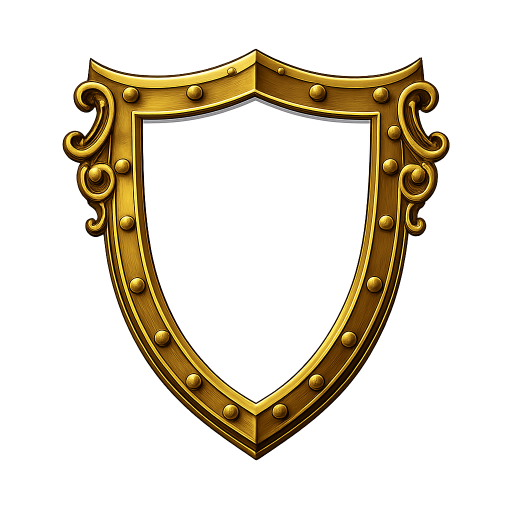
#> input picture tools/clans/source/shield-bronze.png, 1024 x 1024 px (shown at 1/2 size); its folder holds only this picture in this run
$ python build-shield.py
#> lines starting #> are read from the running program, lines starting #| are printed output that depends on the picture; after the words box and inside, x2 and y2 are one past the last pixel; in counts of white or black regions, pixels touching at a corner belong together
"""
The clan coats of arms (gpt-image-1.5 art, tools/clans/source/shield-<style>.png: a shield with a flat white or an empty field):
  public/assets/ui/clan-shield-<style>.webp        the rim with the field cut out (256×256)
  public/assets/ui/clan-shield-<style>-field.webp  the field as a white mask (a little wider, it hides under the rim);
                                                   client/art/emblems.tsx paints it in the clan colour
Prints, per style, the box for the symbol in the 64-unit emblem viewBox (copy it into SHIELDS in emblems.tsx).
Run from the repo root: python3 tools/clans/build-shield.py
"""
import glob, os
from collections import deque
import numpy as np
from PIL import Image, ImageFilter
from scipy import ndimage

S = 256


def find_field(sq, style):
    """the field: white or see-through pixels joined to the middle, walled in by the rim"""
    a = np.array(sq).astype(int)
    open_px = ((a[..., 0] > 200) & (a[..., 1] > 200) & (a[..., 2] > 190)) | (a[..., 3] < 60)
    h, w = open_px.shape
    field = np.zeros_like(open_px)
    q = deque([(int(h * 0.48), w // 2)])
    while q:
        y, x = q.popleft()
        if not (0 <= y < h and 0 <= x < w):
            raise SystemExit(f"{style}: the field leaks out of the rim")
        if open_px[y, x] and not field[y, x]:
            field[y, x] = True
            q.extend(((y + 1, x), (y - 1, x), (y, x + 1), (y, x - 1)))
    return field


for f in sorted(glob.glob("tools/clans/source/shield-*.png")):
    style = os.path.basename(f)[7:-4]
    im = Image.open(f).convert("RGBA")
#> im is the input picture: PIL image 1024x1024 RGBA; mean R, G, B, A 135.3, 118.2, 85.8, 102.6
    im = im.crop(im.getbbox())
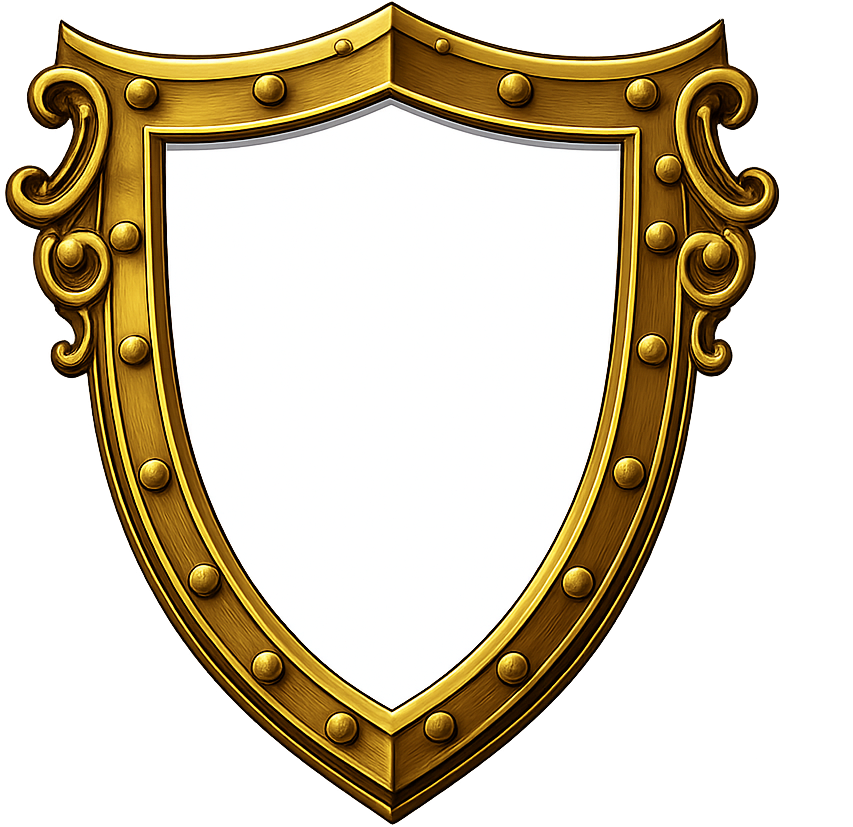
#> im: PIL image 853x827 RGBA; mean R, G, B, A 152.2, 133.3, 97.7, 152.6; transparent parts drawn white
    side, dx = round(max(im.size) * 1.08), 0
#> side = 921; dx = 0
    for _ in range(2):  # the second pass: a tight square with the field in the middle
        sq = Image.new("RGBA", (side, side))
        sq.alpha_composite(im, ((side - im.width) // 2 + dx, (side - im.height) // 2))
        field = find_field(sq, style)
        xs = np.where(field.any(0))[0]
        shift = round(side / 2 - (xs.min() + xs.max()) / 2)
        dx += shift
        side = max(im.size) + 2 * abs(dx) + 6
#> this loop made 2 passes
#> (shift, dx, side) on passes 1 to 2: (34, 34, 927), (0, 34, 927)
#> pass 1, in find_field, `a = np.array(sq).astype(int)`:
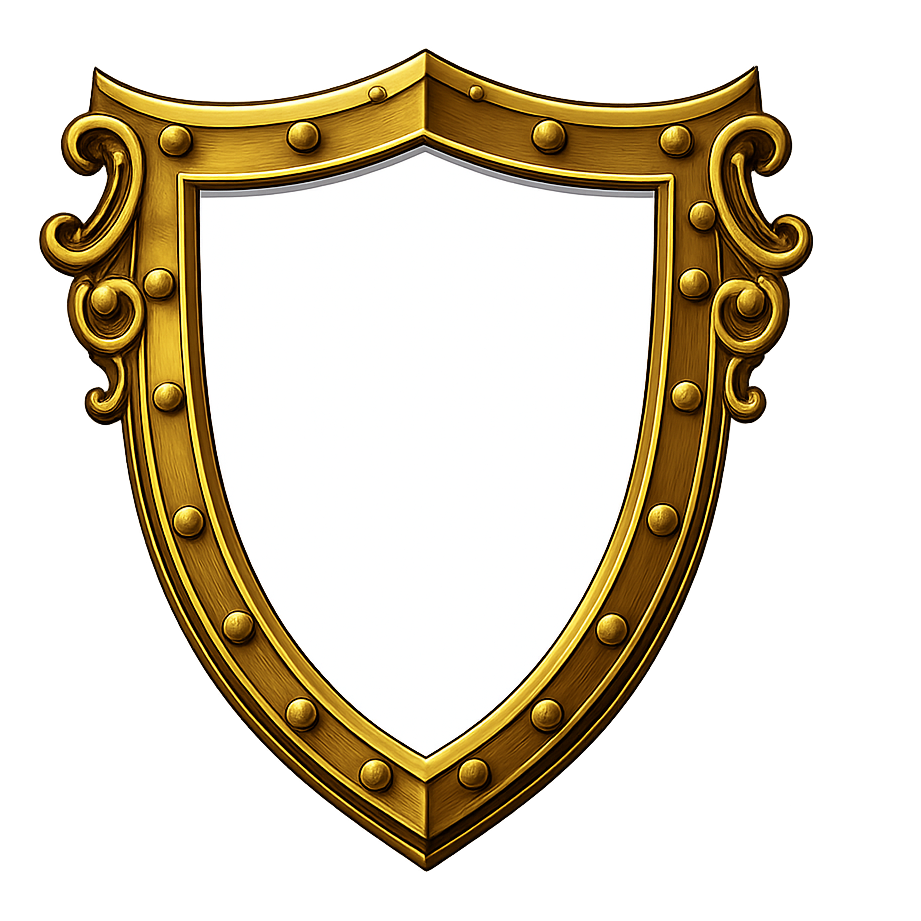
#> a: shape (921, 921, 4) int64; mean R, G, B, A 94.8, 85.9, 68, 126.9; transparent parts drawn white
#> pass 1, in find_field, `open_px = ((a[..., 0] > 200) & (a[..., 1] > 200) & (a[..., 2] > 190)) ..`:
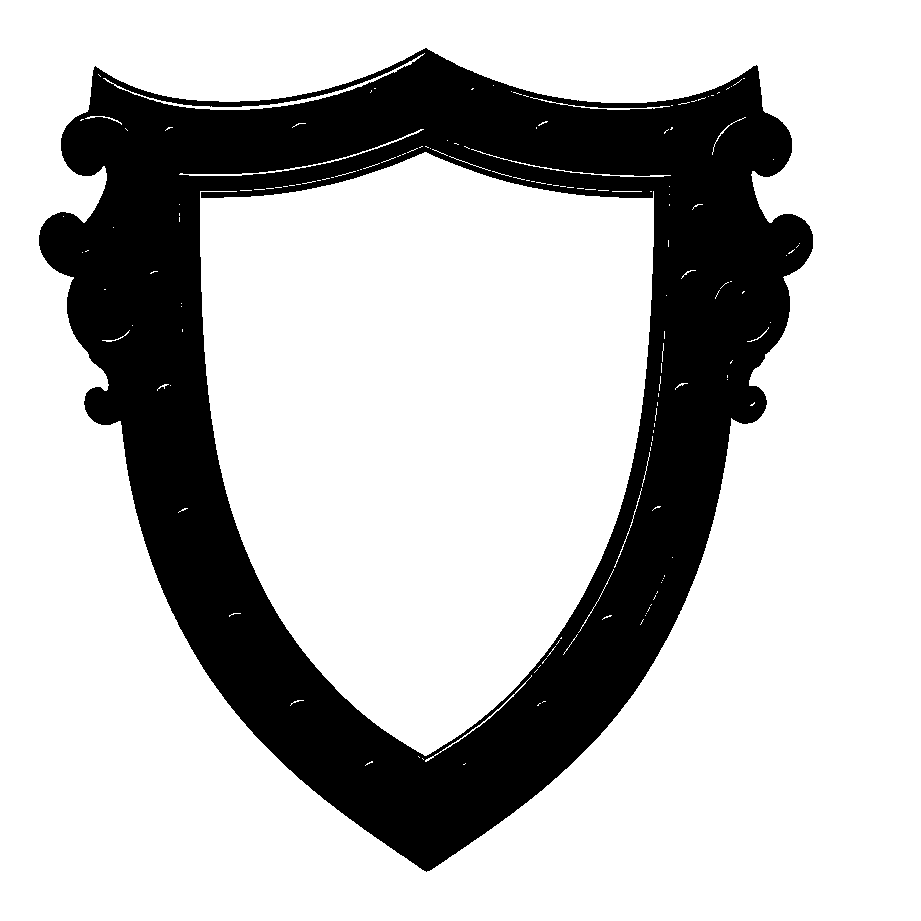
#> open_px: shape (921, 921) bool; 74.5% white; 1 black region, box (x1, y1, x2, y2) and area: (39, 48, 813, 872) 216198
#> pass 1, `field = find_field(sq, style)`:
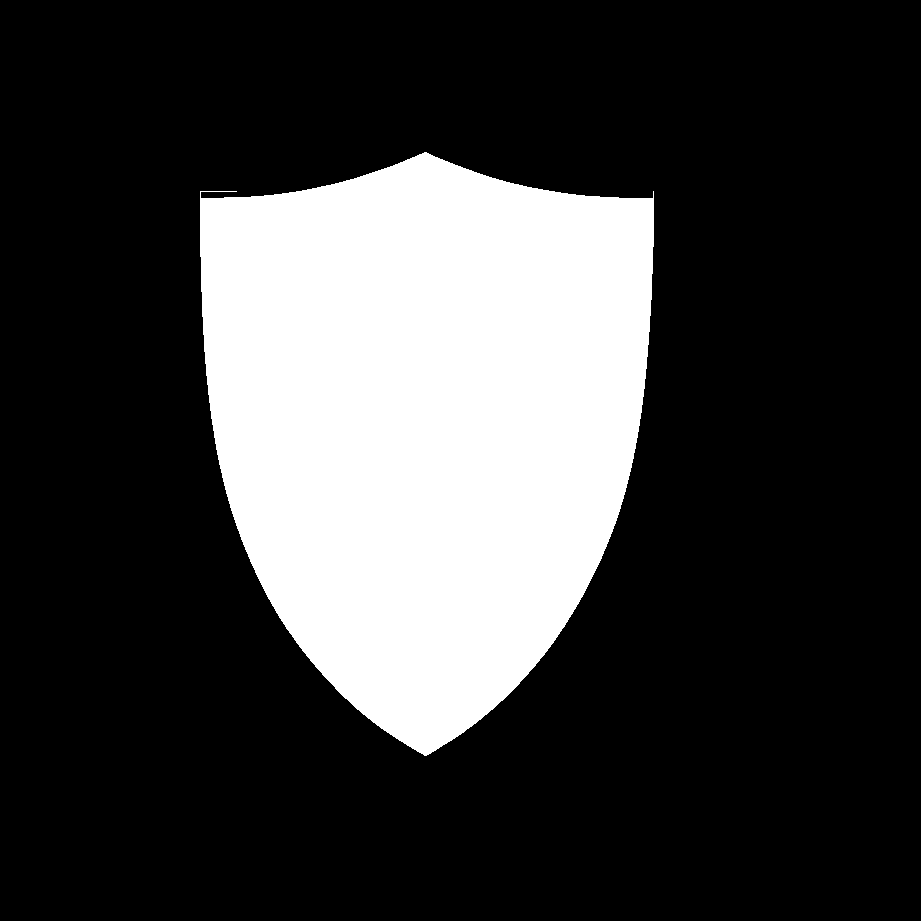
#> field: shape (921, 921) bool; 24% white; 1 white region, box (x1, y1, x2, y2) and area: (200, 152, 654, 756) 203311
#> after the loop:
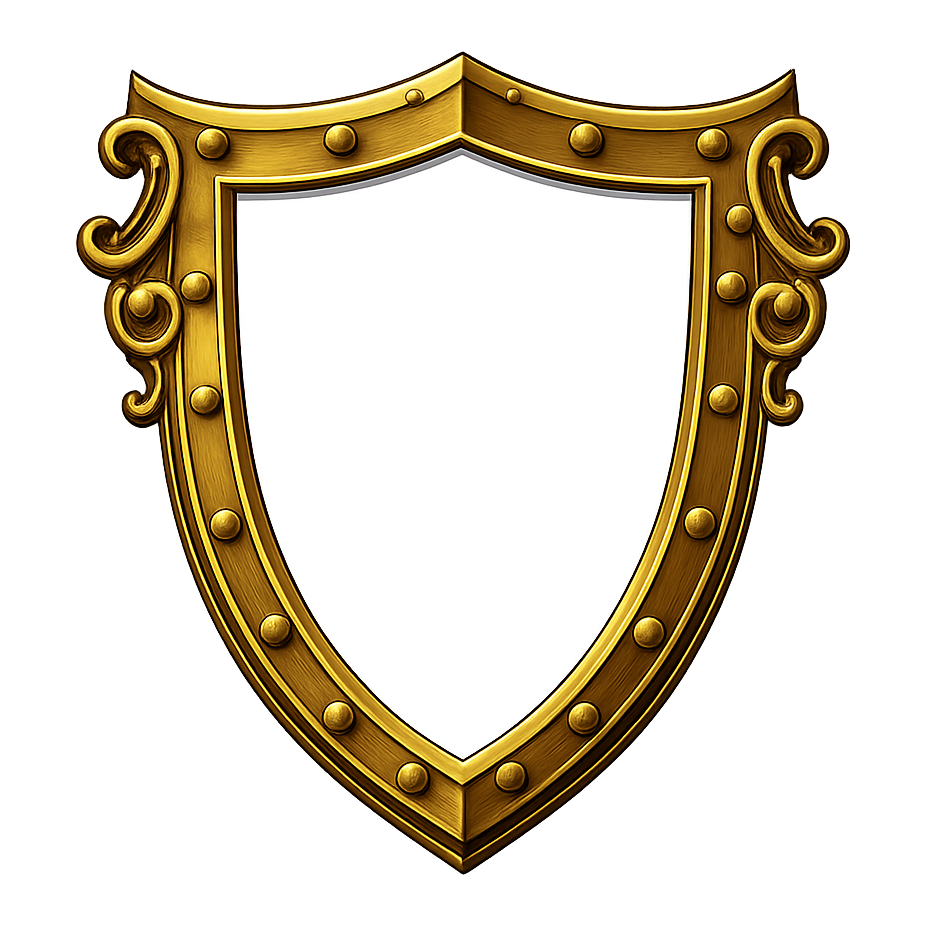
#> sq: PIL image 927x927 RGBA; mean R, G, B, A 93.5, 84.8, 67.2, 125.2; transparent parts drawn white
#> after the loop, dx = 34
    fm = Image.fromarray((field * 255).astype("uint8"))
#> fm: PIL image 927x927 L; 23.7% white; 1 white region, box (x1, y1, x2, y2) and area: (237, 155, 691, 759) 203311
    cut = fm.filter(ImageFilter.MaxFilter(5))      # a hair wider than the white: no white halo
#> cut: PIL image 927x927 L; 24.2% white; 1 white region, box (x1, y1, x2, y2) and area: (235, 153, 693, 761) 207759
    under = fm.filter(ImageFilter.MaxFilter(15))    # the colour reaches under the rim: no gaps
#> under: PIL image 927x927 L; 25.5% white; 1 white region, box (x1, y1, x2, y2) and area: (230, 148, 698, 766) 218704
    rim = sq.copy()
    alpha = np.array(rim.getchannel("A"))
    alpha[np.array(cut) > 0] = 0
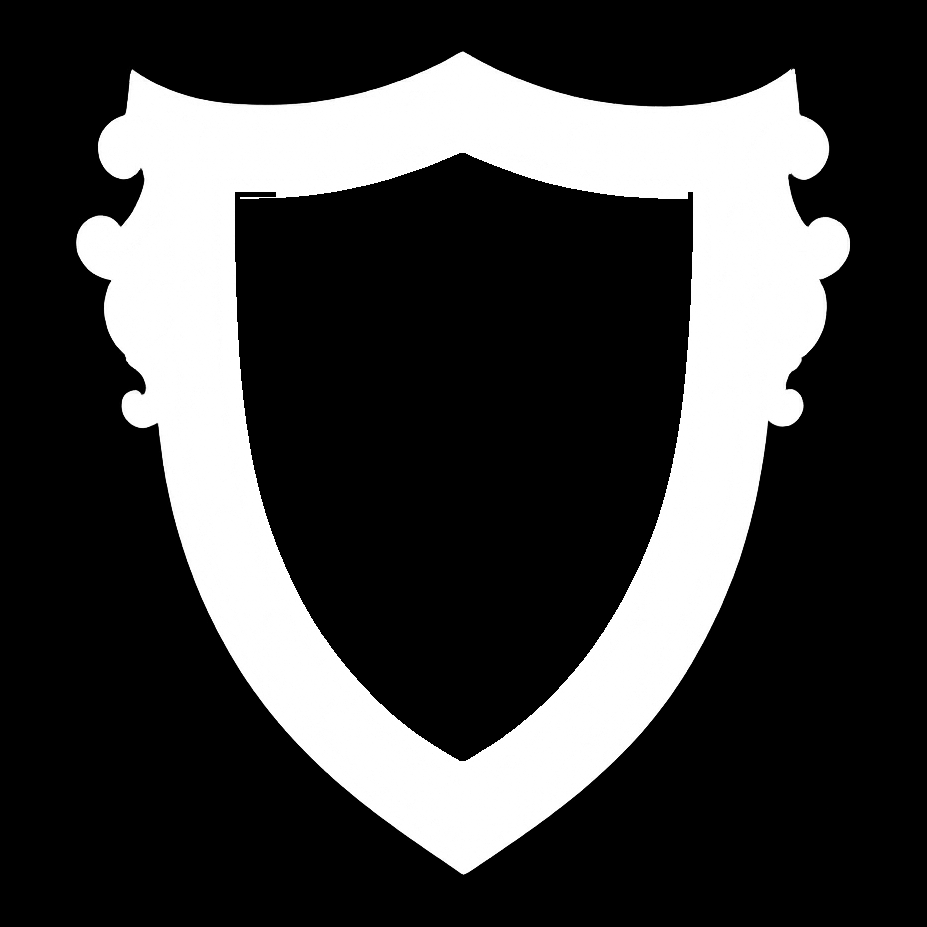
#> alpha: shape (927, 927); min 0, max 255, mean 63.6
    rim.putalpha(Image.fromarray(alpha))
    rim.resize((S, S), Image.LANCZOS).save(f"public/assets/ui/clan-shield-{style}.webp", quality=90, method=6)
    mask = Image.new("RGBA", sq.size, (255, 255, 255, 0))
    mask.putalpha(under)
    mask.resize((S, S), Image.LANCZOS).save(f"public/assets/ui/clan-shield-{style}-field.webp", quality=90, method=6)
    # the symbol: centred on the deepest point of the field (distance transform), sized by that depth
    fa = np.array(mask.resize((S, S), Image.LANCZOS).getchannel("A")) > 128
#> fa: shape (256, 256) bool; 25.4% white; 1 white region, box (x1, y1, x2, y2) and area: (63, 41, 193, 212) 16662
    fa = ndimage.binary_erosion(fa, iterations=3)     # undo the widening under the rim
#> fa: shape (256, 256) bool; 23.3% white; 1 white region, box (x1, y1, x2, y2) and area: (67, 44, 190, 209) 15293
    d = ndimage.distance_transform_edt(fa)
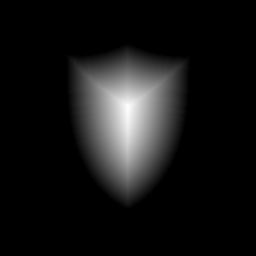
#> d: shape (256, 256) float64; min 0, max 59.03, mean 5; drawn with min black and max white
    yy, _ = np.unravel_index(d.argmax(), d.shape)
#> yy = 106
    k = 64 / S
    print(f'  {style}: {{ cy: {yy * k:.1f}, r: {d.max() * k:.1f} }},')
#|   bronze: { cy: 26.5, r: 14.8 },

$ run again, on tools/clans/source/shield-round.png
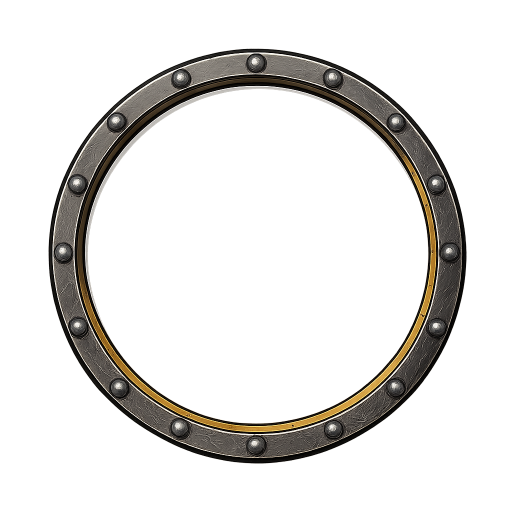
#> input picture tools/clans/source/shield-round.png, 1024 x 1024 px (shown at 1/2 size)
#> im is the input picture: PIL image 1024x1024 RGBA; mean R, G, B, A 109.3, 103.7, 93.5, 45.3
#> im: PIL image 840x871 RGBA
#> the loop `for _ in range(2):` made 2 passes
#> (shift, dx, side) on passes 1 to 2: (1, 1, 879), (0, 1, 879)
#> pass 1, `field = find_field(sq, style)`:
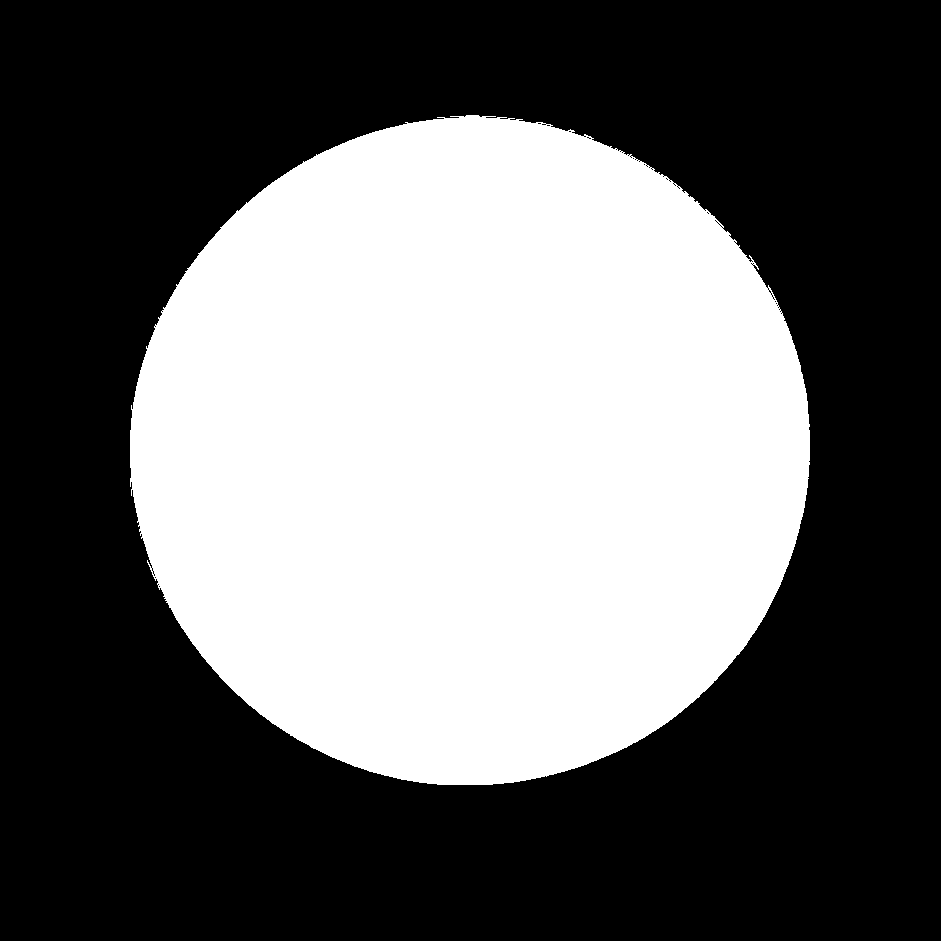
#> field: shape (941, 941) bool; 40.2% white; 1 white region, box (x1, y1, x2, y2) and area: (130, 115, 810, 785) 356345
#> after the loop `for _ in range(2):`: dx = 1
#> fm: PIL image 879x879 L; 46.1% white; 1 white region, box (x1, y1, x2, y2) and area: (100, 84, 780, 754) 356345
#> cut: PIL image 879x879 L; 46.9% white; 1 white region, box (x1, y1, x2, y2) and area: (98, 82, 782, 756) 362110
#> under: PIL image 879x879 L; 48.6% white; 1 white region, box (x1, y1, x2, y2) and area: (93, 77, 787, 761) 375811
#> `d = ndimage.distance_transform_edt(fa)`:
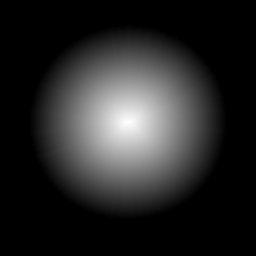
#> d: shape (256, 256) float64; min 0, max 96.52, mean 15.1; drawn with min black and max white
#> yy = 122
#|   round: { cy: 30.5, r: 24.1 },
